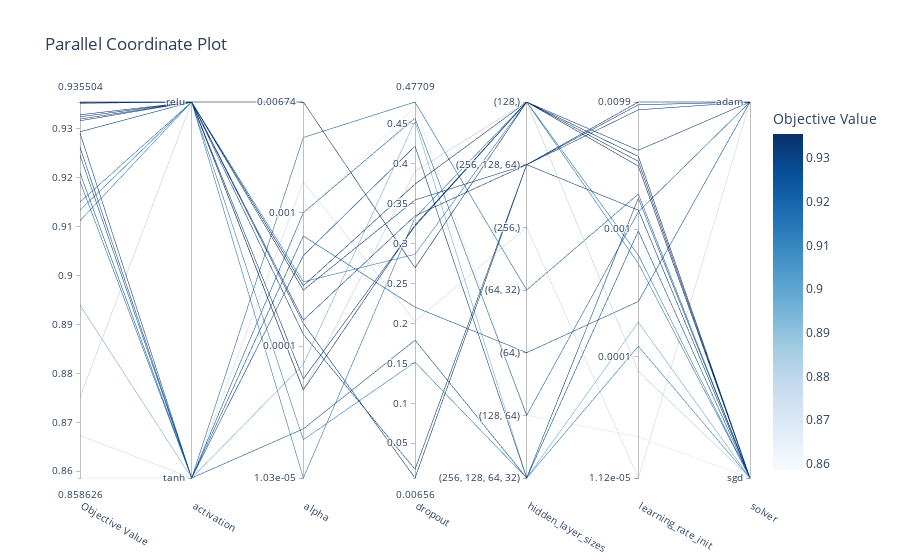

Notebook cell for this chart:
### Code cell
# Plot the parallel coordinate plot for hyperparameters
optuna.visualization.plot_parallel_coordinate(study_mlp)

### Figure 1 — Plotly figure (JSON) as saved in the notebook; plotly's stock layout.template omitted (floating-point values rounded to 4 significant figures)
{"data": [{"dimensions": [{"label": "Objective Value", "range": [0.8586, 0.9355], "values": [0.9292, 0.921, 0.9263, 0.8586, 0.9246, 0.9193, 0.9112, 0.894, 0.8673, 0.9329, 0.932, 0.9294, 0.9317, 0.9325, 0.9354, 0.9151, 0.9355, 0.9352, 0.8751, 0.9134]}, {"label": "activation", "range": [0, 1], "ticktext": ["tanh", "relu"], "tickvals": [0, 1], "values": [0, 0, 0, 0, 0, 0, 1, 0, 0, 1, 1, 1, 1, 1, 1, 1, 1, 1, 1, 1]}, {"label": "alpha", "range": [-4.986, -2.171], "ticktext": ["1.03e-05", "0.0001", "0.001", "0.00674"], "tickvals": [-4.986, -4, -3, -2.171], "values": [-3.321, -3.0, -4.618, -3.021, -3.175, -2.437, -4.699, -4.135, -2.769, -3.58, -3.829, -3.911, -3.805, -4.244, -4.326, -4.986, -3.547, -2.171, -4.33, -3.518]}, {"label": "dropout", "range": [0.006558, 0.4771], "values": [0.4218, 0.4568, 0.1791, 0.4711, 0.2204, 0.4771, 0.1515, 0.453, 0.2027, 0.3545, 0.006558, 0.01744, 0.3346, 0.3217, 0.3231, 0.3322, 0.3743, 0.2696, 0.3903, 0.2865]}, {"label": "hidden_layer_sizes", "range": [0, 6], "ticktext": ["(256, 128, 64, 32)", "(128, 64)", "(64,)", "(64, 32)", "(256,)", "(256, 128, 64)", "(128,)"], "tickvals": [0, 1, 2, 3, 4, 5, 6], "values": [0, 1, 0, 1, 2, 3, 0, 0, 4, 5, 5, 5, 5, 6, 6, 6, 6, 6, 6, 6]}, {"label": "learning_rate_init", "range": [-4.951, -2.004], "ticktext": ["1.12e-05", "0.0001", "0.001", "0.0099"], "tickvals": [-4.951, -4, -3, -2.004], "values": [-2.759, -2.865, -3.016, -4.628, -3.568, -2.726, -3.919, -3.73, -4.951, -2.852, -2.026, -2.066, -2.004, -2.383, -2.47, -3.204, -2.507, -2.431, -4.115, -3.269]}, {"label": "solver", "range": [0, 1], "ticktext": ["sgd", "adam"], "tickvals": [0, 1], "values": [0, 1, 0, 0, 1, 0, 0, 0, 1, 0, 1, 1, 1, 1, 0, 0, 0, 0, 0, 0]}], "labelangle": 30, "labelside": "bottom", "line": {"color": [0.9292, 0.921, 0.9263, 0.8586, 0.9246, 0.9193, 0.9112, 0.894, 0.8673, 0.9329, 0.932, 0.9294, 0.9317, 0.9325, 0.9354, 0.9151, 0.9355, 0.9352, 0.8751, 0.9134], "colorbar": {"title": {"text": "Objective Value"}}, "colorscale": [[0, "rgb(247,251,255)"], [0.125, "rgb(222,235,247)"], [0.25, "rgb(198,219,239)"], [0.375, "rgb(158,202,225)"], [0.5, "rgb(107,174,214)"], [0.625, "rgb(66,146,198)"], [0.75, "rgb(33,113,181)"], [0.875, "rgb(8,81,156)"], [1, "rgb(8,48,107)"]], "reversescale": false, "showscale": true}, "type": "parcoords"}], "layout": {"title": {"text": "Parallel Coordinate Plot"}}}
